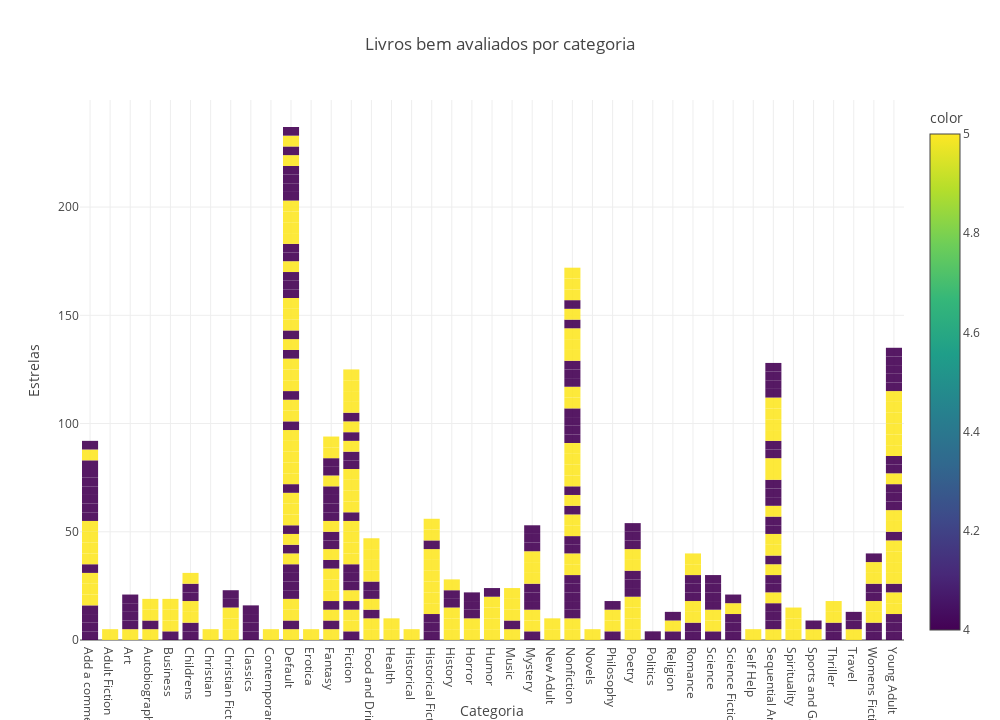

Notebook code for this chart:
### Code cell
# Gráfico 'Bar Chart'
bar_chart = px.bar (

    x = df['categorias'],
    y = df['avaliacoes'],
    orientation='v',                                 # 'v','h': orientação
    barmode='relative' , 
    color = df['avaliacoes'], 
    opacity=0.9,# map your chosen colors
    title='Livros bem avaliados por categoria',       #título do gráfico
    width=1000,                                       # largura in pixels
    height=720,                                       # altura em pixels
    template='gridon',                                #template 
    labels={"x": 'Categoria',  #ajuste de legenda
    "y":"Estrelas"},
)

bar_chart.show()

### Figure 1 — Plotly figure (JSON) as saved in the notebook; plotly's stock layout.template omitted (floating-point values rounded to 4 significant figures; data arrays with more than 128 entries replaced by an {"elided": "..."} marker saying what was removed)
{"data": [{"alignmentgroup": "True", "hovertemplate": "Categoria=%{x}<br>Estrelas=%{y}<br>color=%{marker.color}<extra></extra>", "legendgroup": "", "marker": {"color": {"elided": "375 int values"}, "coloraxis": "coloraxis", "opacity": 0.9, "pattern": {"shape": ""}}, "name": "", "offsetgroup": "", "orientation": "v", "showlegend": false, "textposition": "auto", "type": "bar", "x": {"elided": "375 str values"}, "xaxis": "x", "y": {"elided": "375 int values"}, "yaxis": "y"}], "layout": {"barmode": "relative", "coloraxis": {"colorbar": {"title": {"text": "color"}}, "colorscale": [[0, "#440154"], [0.1111, "#482878"], [0.2222, "#3e4989"], [0.3333, "#31688e"], [0.4444, "#26828e"], [0.5556, "#1f9e89"], [0.6667, "#35b779"], [0.7778, "#6ece58"], [0.8889, "#b5de2b"], [1, "#fde725"]]}, "height": 720, "legend": {"tracegroupgap": 0}, "title": {"text": "Livros bem avaliados por categoria"}, "width": 1000, "xaxis": {"anchor": "y", "domain": [0, 1], "title": {"text": "Categoria"}}, "yaxis": {"anchor": "x", "domain": [0, 1], "title": {"text": "Estrelas"}}}}
